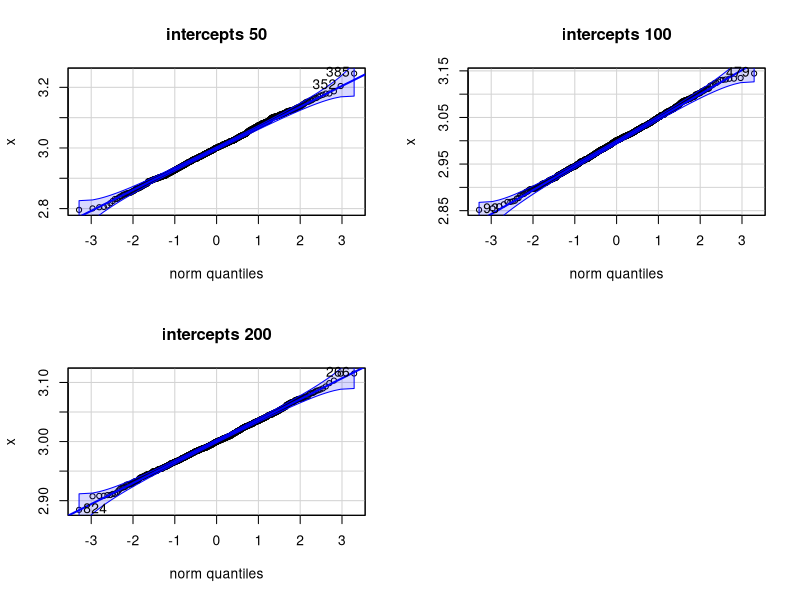
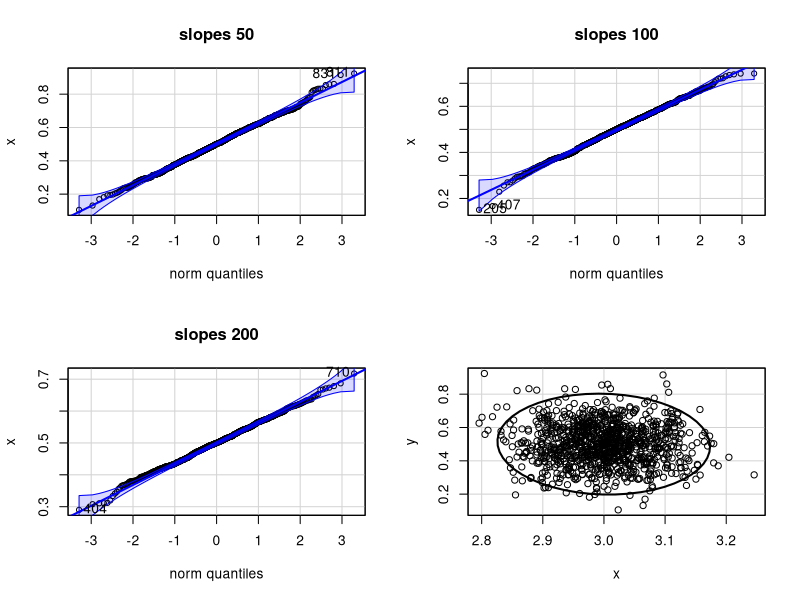
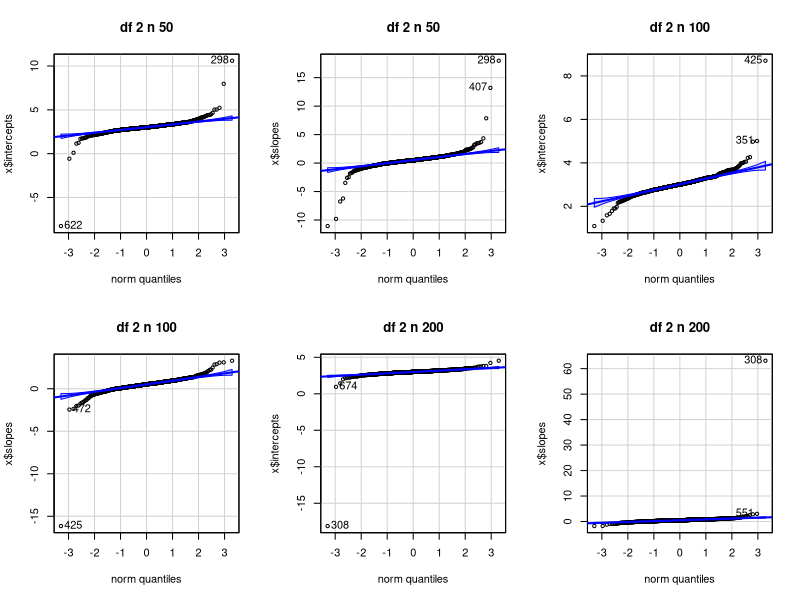
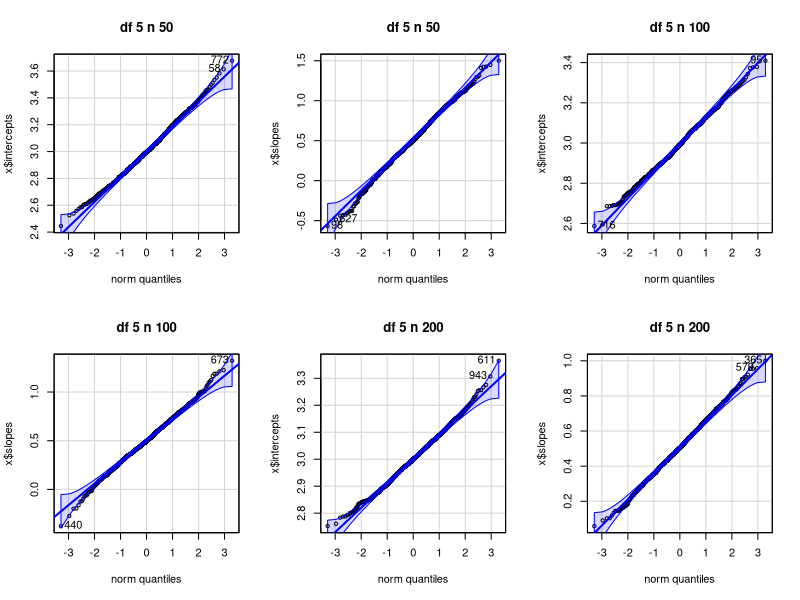
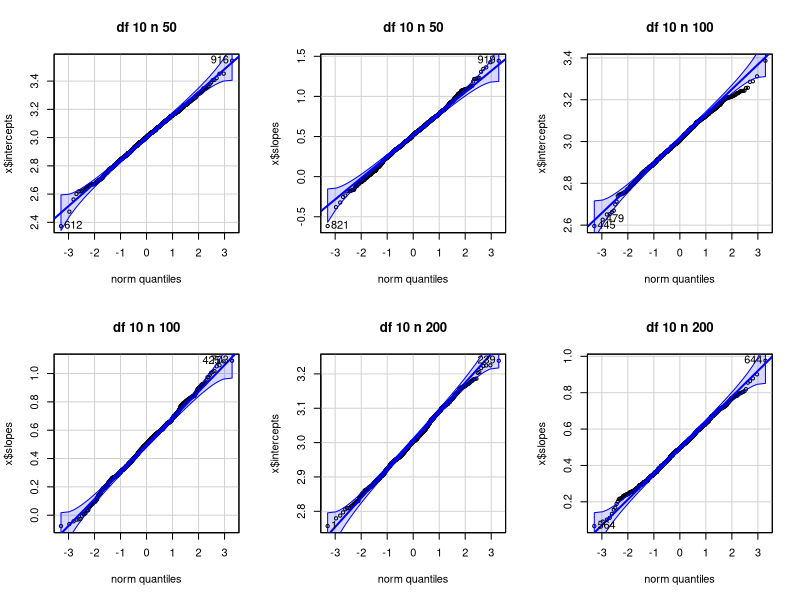
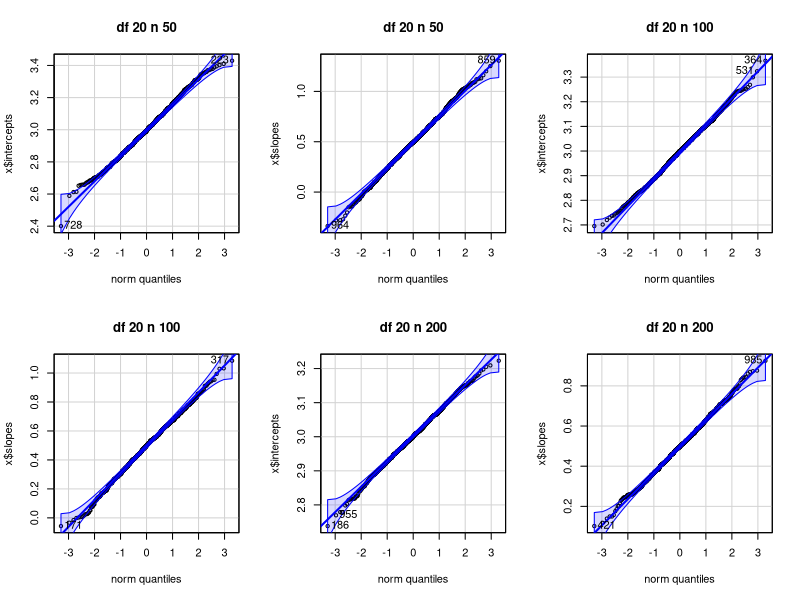
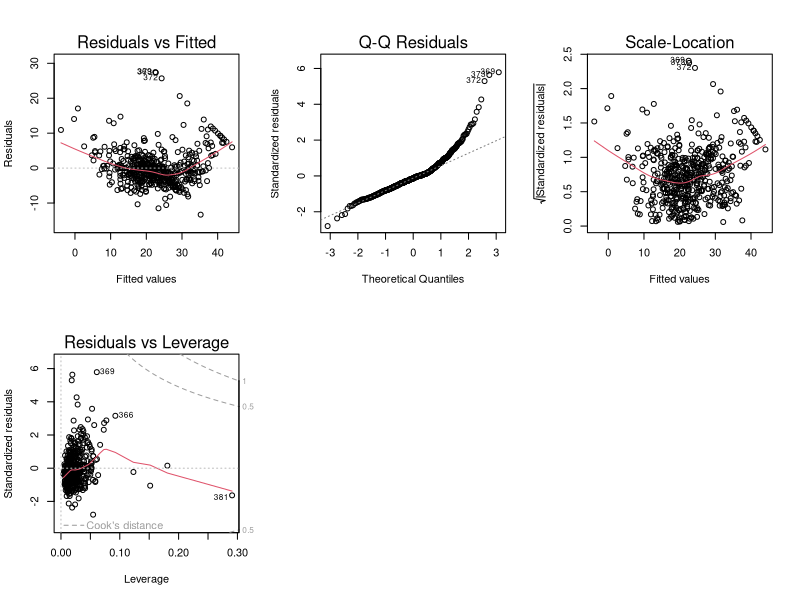
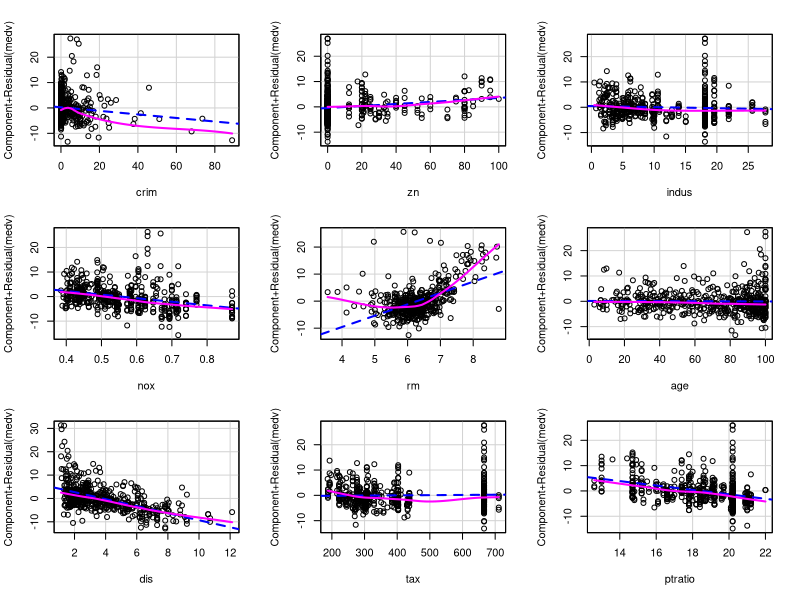

The R source for these figures, in order:
## ---- chunk 1

## ---- chunk 2
library(car)

generate_n <- function(n) {
  x <- runif(n, -1, 1) 
  y <- rnorm(n, mean = 3 + 0.5 * x, sd = 0.5)  
  model <- lm(y ~ x)  
  return(coef(model))  
}
N <- 1000 
intercepts <- list("50"=numeric(N),"100"=numeric(N),"200"=numeric(N))
slopes <- list("50"=numeric(N),"100"=numeric(N),"200"=numeric(N))
sample <- list(50,100,200)

for (n in sample) {
  for (i in 1:N) {
    coef <- generate_n(n)
    intercepts[[as.character(n)]][i] <- coef[1]
    slopes[[as.character(n)]][i] <- coef[2]
  }
}
## ---- chunk 3
par(mfrow=c(2,2))

x<-intercepts[["50"]]
qqPlot(x,distribution = 'norm',main="intercepts 50")

x<-intercepts[["100"]]
qqPlot(x,distribution = 'norm',main="intercepts 100")

x<-intercepts[["200"]]
qqPlot(x,distribution = 'norm',main="intercepts 200")
## ---- chunk 4
par(mfrow=c(2,2))

x<-slopes[["50"]]
qqPlot(x,distribution = 'norm',main="slopes 50")

x<-slopes[["100"]]
qqPlot(x,distribution = 'norm',main="slopes 100")

x<-slopes[["200"]]
qqPlot(x,distribution = 'norm',main="slopes 200")
## ---- chunk 5
# Assuming x and y are your datasets
x <- intercepts[["50"]]
y <- slopes[["50"]]


dataEllipse(x, y, level = 0.95, col = "black")

## ---- chunk 6

generate_n <- function(n,df) {
  x <- runif(n, -1, 1) 
  y <- 3 + 0.5 * x + rt(n, df)
  model <- lm(y ~ x)  
  return(coef(model))  
}
N <- 1000 
results=list()
intercepts <- list("50"=numeric(N),"100"=numeric(N),"200"=numeric(N))
slopes <- list("50"=numeric(N),"100"=numeric(N),"200"=numeric(N))
sample <- list(50,100,200)
dfs=c(2, 5, 10, 20)

for(df in dfs){
  
  for (n in sample) {
  for (i in 1:N) {
    coef <- generate_n(n,df)
    intercepts[[as.character(n)]][i] <- coef[1]
    slopes[[as.character(n)]][i] <- coef[2]
  }
    results[[paste("df", df, "n", n)]]<- list(intercepts = intercepts[[as.character(n)]], slopes = slopes[[as.character(n)]])
  }
  }
## ---- chunk 7
par(mfrow=c(2,3))
df=2
  for (n in sample){
    x<-results[[paste("df", df, "n", n)]]
    qqPlot(x$intercepts,distribution = 'norm',main=paste("df", df, "n", n))
    qqPlot(x$slopes,distribution = 'norm',main=paste("df", df, "n", n))
  }

## ---- chunk 8
par(mfrow=c(2,3))
df=5
  for (n in sample){
    x<-results[[paste("df", df, "n", n)]]
    qqPlot(x$intercepts,distribution = 'norm',main=paste("df", df, "n", n))
    qqPlot(x$slopes,distribution = 'norm',main=paste("df", df, "n", n))
  }

## ---- chunk 9
par(mfrow=c(2,3))
df=10
  for (n in sample){
    x<-results[[paste("df", df, "n", n)]]
    qqPlot(x$intercepts,distribution = 'norm',main=paste("df", df, "n", n))
    qqPlot(x$slopes,distribution = 'norm',main=paste("df", df, "n", n))
  }

## ---- chunk 10
par(mfrow=c(2,3))
df=20
  for (n in sample){
    x<-results[[paste("df", df, "n", n)]]
    qqPlot(x$intercepts,distribution = 'norm',main=paste("df", df, "n", n))
    qqPlot(x$slopes,distribution = 'norm',main=paste("df", df, "n", n))
  }

## ---- chunk 11
library(MASS)
data(Boston)

continuous_vars <- sapply(Boston, is.numeric)
continuous_vars["chas"] <- FALSE
continuous_vars["rad"] <- FALSE
lm_model <- lm(medv ~ ., data = Boston[, continuous_vars])
## ---- chunk 12
plot(lm_model)
## ---- chunk 13
library(car)
crPlots(lm_model)
## ---- chunk 14
plot(hatvalues(lm_model), type = "h")
p = length(continuous_vars)
n=506
abline(h = 2 * (p + 1) / n, lty = 2,col = 'darkred')
high_leverage_points <- which(hatvalues(lm_model) > 2 * (p + 1) / n)
## ---- chunk 15
plot(abs(rstudent(lm_model)), type = "h",ylab = "Externally Studentized Residuals (in absolute value)")
abline(h = qt(.95, n - p - 2),col = 'darkred') 
high_leverage_points2 <- which(abs(rstudent(lm_model)) > qt(.95, n - p - 2))
## ---- chunk 16
influential_points=intersect(high_leverage_points2,high_leverage_points)
print(influential_points)
## ---- chunk 17
vif_values <- vif(lm_model)

# Print VIF values
print(vif_values)

